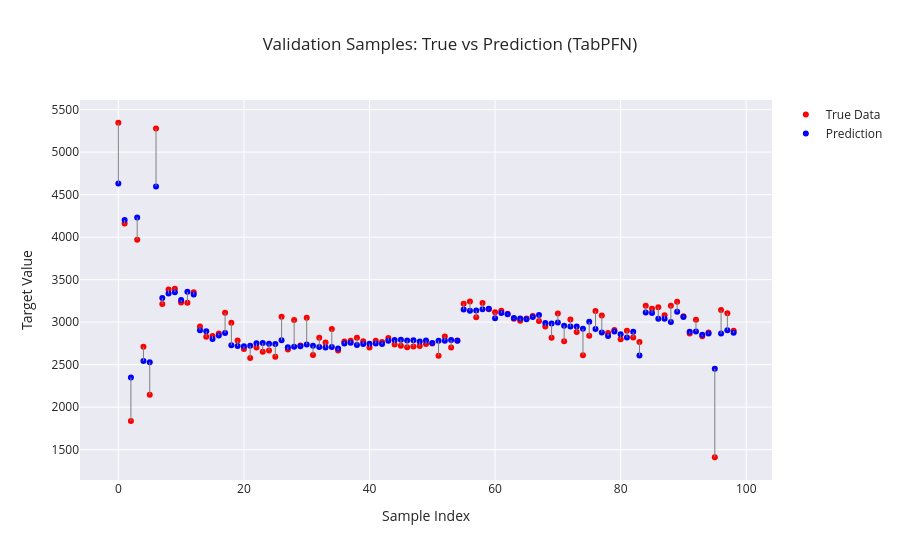

Notebook cell for this chart:
### Markdown cell above
# Check Validation Data

### Code cell
# Convert to numpy arrays
true_vals = np.array(y_dev).ravel()
pred_vals = np.array(final_pred).ravel()

# Sample index for plotting
sample_idx = np.arange(len(true_vals))

# Plot
fig = go.Figure()

fig.add_trace(go.Scatter(
    x=sample_idx, y=true_vals, mode="markers",
    name="True Data", marker=dict(color="red", size=6)
))

fig.add_trace(go.Scatter(
    x=sample_idx, y=pred_vals, mode="markers",
    name="Prediction", marker=dict(color="blue", size=6)
))

# Connecting lines (one per sample) 
for i in range(len(sample_idx)): 
    fig.add_trace(go.Scatter( 
        x=[sample_idx[i], sample_idx[i]], 
        y=[true_vals[i], pred_vals[i]], 
        mode="lines", 
        line=dict(color="gray", width=1), 
        showlegend=False
    ))

fig.update_layout(
    title="Validation Samples: True vs Prediction (TabPFN)",
    xaxis_title="Sample Index",
    yaxis_title="Target Value",
    template="seaborn"
)

fig.write_html("Graphs/TabPFN_Evaltrue.html")
fig.show()

### Figure 1 — Plotly figure (JSON) as saved in the notebook; plotly's stock layout.template omitted (floating-point values rounded to 4 significant figures)
{"data": [{"marker": {"color": "red", "size": 6}, "mode": "markers", "name": "True Data", "type": "scatter", "x": [0, 1, 2, 3, 4, 5, 6, 7, 8, 9, 10, 11, 12, 13, 14, 15, 16, 17, 18, 19, 20, 21, 22, 23, 24, 25, 26, 27, 28, 29, 30, 31, 32, 33, 34, 35, 36, 37, 38, 39, 40, 41, 42, 43, 44, 45, 46, 47, 48, 49, 50, 51, 52, 53, 54, 55, 56, 57, 58, 59, 60, 61, 62, 63, 64, 65, 66, 67, 68, 69, 70, 71, 72, 73, 74, 75, 76, 77, 78, 79, 80, 81, 82, 83, 84, 85, 86, 87, 88, 89, 90, 91, 92, 93, 94, 95, 96, 97, 98], "y": [5346.0, 4161.0, 1836.0, 3970.0, 2710.0, 2145.0, 5278.0, 3215.0, 3385.0, 3394.0, 3232.0, 3229.0, 3353.0, 2948.0, 2827.0, 2836.0, 2867.0, 3112.0, 2992.0, 2784.0, 2683.0, 2578.0, 2702.0, 2652.0, 2665.0, 2594.0, 3063.0, 2678.0, 3025.0, 2727.0, 3052.0, 2614.0, 2816.0, 2762.0, 2919.0, 2667.0, 2771.0, 2782.0, 2816.0, 2775.0, 2701.0, 2782.0, 2765.0, 2815.0, 2738.0, 2723.0, 2703.0, 2715.0, 2720.0, 2744.0, 2748.0, 2604.0, 2830.0, 2702.0, 2784.0, 3218.0, 3242.0, 3057.0, 3227.0, 3152.0, 3116.0, 3135.0, 3099.0, 3040.0, 3017.0, 3043.0, 3074.0, 3015.0, 2948.0, 2818.0, 3101.0, 2775.0, 3032.0, 2883.0, 2611.0, 2840.0, 3132.0, 3080.0, 2871.0, 2907.0, 2798.0, 2899.0, 2821.0, 2766.0, 3192.0, 3159.0, 3175.0, 3080.0, 3193.0, 3241.0, 3070.0, 2866.0, 3029.0, 2835.0, 2879.0, 1410.0, 3142.0, 3105.0, 2898.0]}, {"marker": {"color": "blue", "size": 6}, "mode": "markers", "name": "Prediction", "type": "scatter", "x": [0, 1, 2, 3, 4, 5, 6, 7, 8, 9, 10, 11, 12, 13, 14, 15, 16, 17, 18, 19, 20, 21, 22, 23, 24, 25, 26, 27, 28, 29, 30, 31, 32, 33, 34, 35, 36, 37, 38, 39, 40, 41, 42, 43, 44, 45, 46, 47, 48, 49, 50, 51, 52, 53, 54, 55, 56, 57, 58, 59, 60, 61, 62, 63, 64, 65, 66, 67, 68, 69, 70, 71, 72, 73, 74, 75, 76, 77, 78, 79, 80, 81, 82, 83, 84, 85, 86, 87, 88, 89, 90, 91, 92, 93, 94, 95, 96, 97, 98], "y": [4631.0, 4202.0, 2348.0, 4233.0, 2543.0, 2527.0, 4597.0, 3284.0, 3337.0, 3352.0, 3260.0, 3359.0, 3325.0, 2904.0, 2893.0, 2800.0, 2844.0, 2873.0, 2729.0, 2720.0, 2717.0, 2722.0, 2751.0, 2756.0, 2747.0, 2742.0, 2787.0, 2705.0, 2712.0, 2718.0, 2737.0, 2722.0, 2707.0, 2702.0, 2707.0, 2691.0, 2749.0, 2758.0, 2732.0, 2744.0, 2747.0, 2748.0, 2743.0, 2782.0, 2789.0, 2794.0, 2785.0, 2788.0, 2772.0, 2785.0, 2754.0, 2782.0, 2782.0, 2790.0, 2781.0, 3150.0, 3133.0, 3138.0, 3151.0, 3159.0, 3047.0, 3108.0, 3093.0, 3049.0, 3042.0, 3034.0, 3060.0, 3085.0, 2989.0, 2984.0, 2994.0, 2959.0, 2948.0, 2948.0, 2922.0, 3004.0, 2920.0, 2878.0, 2836.0, 2891.0, 2858.0, 2818.0, 2886.0, 2608.0, 3114.0, 3107.0, 3041.0, 3039.0, 3001.0, 3122.0, 3062.0, 2887.0, 2891.0, 2851.0, 2867.0, 2453.0, 2866.0, 2905.0, 2874.0]}, {"line": {"color": "gray", "width": 1}, "mode": "lines", "showlegend": false, "type": "scatter", "x": [0, 0], "y": [5346.0, 4631.0]}, {"line": {"color": "gray", "width": 1}, "mode": "lines", "showlegend": false, "type": "scatter", "x": [1, 1], "y": [4161.0, 4202.0]}, {"line": {"color": "gray", "width": 1}, "mode": "lines", "showlegend": false, "type": "scatter", "x": [2, 2], "y": [1836.0, 2348.0]}, {"line": {"color": "gray", "width": 1}, "mode": "lines", "showlegend": false, "type": "scatter", "x": [3, 3], "y": [3970.0, 4233.0]}, {"line": {"color": "gray", "width": 1}, "mode": "lines", "showlegend": false, "type": "scatter", "x": [4, 4], "y": [2710.0, 2543.0]}, {"line": {"color": "gray", "width": 1}, "mode": "lines", "showlegend": false, "type": "scatter", "x": [5, 5], "y": [2145.0, 2527.0]}, {"line": {"color": "gray", "width": 1}, "mode": "lines", "showlegend": false, "type": "scatter", "x": [6, 6], "y": [5278.0, 4597.0]}, {"line": {"color": "gray", "width": 1}, "mode": "lines", "showlegend": false, "type": "scatter", "x": [7, 7], "y": [3215, 3284.0]}, {"line": {"color": "gray", "width": 1}, "mode": "lines", "showlegend": false, "type": "scatter", "x": [8, 8], "y": [3385.0, 3337.0]}, {"line": {"color": "gray", "width": 1}, "mode": "lines", "showlegend": false, "type": "scatter", "x": [9, 9], "y": [3394.0, 3352.0]}, {"line": {"color": "gray", "width": 1}, "mode": "lines", "showlegend": false, "type": "scatter", "x": [10, 10], "y": [3232.0, 3260.0]}, {"line": {"color": "gray", "width": 1}, "mode": "lines", "showlegend": false, "type": "scatter", "x": [11, 11], "y": [3229.0, 3359.0]}, {"line": {"color": "gray", "width": 1}, "mode": "lines", "showlegend": false, "type": "scatter", "x": [12, 12], "y": [3353, 3325.0]}, {"line": {"color": "gray", "width": 1}, "mode": "lines", "showlegend": false, "type": "scatter", "x": [13, 13], "y": [2948, 2904.0]}, {"line": {"color": "gray", "width": 1}, "mode": "lines", "showlegend": false, "type": "scatter", "x": [14, 14], "y": [2827.0, 2893.0]}, {"line": {"color": "gray", "width": 1}, "mode": "lines", "showlegend": false, "type": "scatter", "x": [15, 15], "y": [2836.0, 2800.0]}, {"line": {"color": "gray", "width": 1}, "mode": "lines", "showlegend": false, "type": "scatter", "x": [16, 16], "y": [2867.0, 2844.0]}, {"line": {"color": "gray", "width": 1}, "mode": "lines", "showlegend": false, "type": "scatter", "x": [17, 17], "y": [3112.0, 2873.0]}, {"line": {"color": "gray", "width": 1}, "mode": "lines", "showlegend": false, "type": "scatter", "x": [18, 18], "y": [2992.0, 2729.0]}, {"line": {"color": "gray", "width": 1}, "mode": "lines", "showlegend": false, "type": "scatter", "x": [19, 19], "y": [2784.0, 2720.0]}, {"line": {"color": "gray", "width": 1}, "mode": "lines", "showlegend": false, "type": "scatter", "x": [20, 20], "y": [2683.0, 2717.0]}, {"line": {"color": "gray", "width": 1}, "mode": "lines", "showlegend": false, "type": "scatter", "x": [21, 21], "y": [2578.0, 2722.0]}, {"line": {"color": "gray", "width": 1}, "mode": "lines", "showlegend": false, "type": "scatter", "x": [22, 22], "y": [2702.0, 2751.0]}, {"line": {"color": "gray", "width": 1}, "mode": "lines", "showlegend": false, "type": "scatter", "x": [23, 23], "y": [2652, 2756.0]}, {"line": {"color": "gray", "width": 1}, "mode": "lines", "showlegend": false, "type": "scatter", "x": [24, 24], "y": [2665.0, 2747.0]}, {"line": {"color": "gray", "width": 1}, "mode": "lines", "showlegend": false, "type": "scatter", "x": [25, 25], "y": [2594, 2742.0]}, {"line": {"color": "gray", "width": 1}, "mode": "lines", "showlegend": false, "type": "scatter", "x": [26, 26], "y": [3063.0, 2787.0]}, {"line": {"color": "gray", "width": 1}, "mode": "lines", "showlegend": false, "type": "scatter", "x": [27, 27], "y": [2678.0, 2705.0]}, {"line": {"color": "gray", "width": 1}, "mode": "lines", "showlegend": false, "type": "scatter", "x": [28, 28], "y": [3025.0, 2712.0]}, {"line": {"color": "gray", "width": 1}, "mode": "lines", "showlegend": false, "type": "scatter", "x": [29, 29], "y": [2727.0, 2718.0]}, {"line": {"color": "gray", "width": 1}, "mode": "lines", "showlegend": false, "type": "scatter", "x": [30, 30], "y": [3052.0, 2737.0]}, {"line": {"color": "gray", "width": 1}, "mode": "lines", "showlegend": false, "type": "scatter", "x": [31, 31], "y": [2614.0, 2722.0]}, {"line": {"color": "gray", "width": 1}, "mode": "lines", "showlegend": false, "type": "scatter", "x": [32, 32], "y": [2816.0, 2707.0]}, {"line": {"color": "gray", "width": 1}, "mode": "lines", "showlegend": false, "type": "scatter", "x": [33, 33], "y": [2762, 2702.0]}, {"line": {"color": "gray", "width": 1}, "mode": "lines", "showlegend": false, "type": "scatter", "x": [34, 34], "y": [2919.0, 2707.0]}, {"line": {"color": "gray", "width": 1}, "mode": "lines", "showlegend": false, "type": "scatter", "x": [35, 35], "y": [2667.0, 2691.0]}, {"line": {"color": "gray", "width": 1}, "mode": "lines", "showlegend": false, "type": "scatter", "x": [36, 36], "y": [2771, 2749.0]}, {"line": {"color": "gray", "width": 1}, "mode": "lines", "showlegend": false, "type": "scatter", "x": [37, 37], "y": [2782.0, 2758.0]}, {"line": {"color": "gray", "width": 1}, "mode": "lines", "showlegend": false, "type": "scatter", "x": [38, 38], "y": [2816.0, 2732.0]}, {"line": {"color": "gray", "width": 1}, "mode": "lines", "showlegend": false, "type": "scatter", "x": [39, 39], "y": [2775.0, 2744.0]}, {"line": {"color": "gray", "width": 1}, "mode": "lines", "showlegend": false, "type": "scatter", "x": [40, 40], "y": [2701, 2747.0]}, {"line": {"color": "gray", "width": 1}, "mode": "lines", "showlegend": false, "type": "scatter", "x": [41, 41], "y": [2782.0, 2748.0]}, {"line": {"color": "gray", "width": 1}, "mode": "lines", "showlegend": false, "type": "scatter", "x": [42, 42], "y": [2765, 2743.0]}, {"line": {"color": "gray", "width": 1}, "mode": "lines", "showlegend": false, "type": "scatter", "x": [43, 43], "y": [2815.0, 2782.0]}, {"line": {"color": "gray", "width": 1}, "mode": "lines", "showlegend": false, "type": "scatter", "x": [44, 44], "y": [2738.0, 2789.0]}, {"line": {"color": "gray", "width": 1}, "mode": "lines", "showlegend": false, "type": "scatter", "x": [45, 45], "y": [2723.0, 2794.0]}, {"line": {"color": "gray", "width": 1}, "mode": "lines", "showlegend": false, "type": "scatter", "x": [46, 46], "y": [2703.0, 2785.0]}, {"line": {"color": "gray", "width": 1}, "mode": "lines", "showlegend": false, "type": "scatter", "x": [47, 47], "y": [2715.0, 2788.0]}, {"line": {"color": "gray", "width": 1}, "mode": "lines", "showlegend": false, "type": "scatter", "x": [48, 48], "y": [2720.0, 2772.0]}, {"line": {"color": "gray", "width": 1}, "mode": "lines", "showlegend": false, "type": "scatter", "x": [49, 49], "y": [2744.0, 2785.0]}, {"line": {"color": "gray", "width": 1}, "mode": "lines", "showlegend": false, "type": "scatter", "x": [50, 50], "y": [2748.0, 2754.0]}, {"line": {"color": "gray", "width": 1}, "mode": "lines", "showlegend": false, "type": "scatter", "x": [51, 51], "y": [2604.0, 2782.0]}, {"line": {"color": "gray", "width": 1}, "mode": "lines", "showlegend": false, "type": "scatter", "x": [52, 52], "y": [2830, 2782.0]}, {"line": {"color": "gray", "width": 1}, "mode": "lines", "showlegend": false, "type": "scatter", "x": [53, 53], "y": [2702.0, 2790.0]}, {"line": {"color": "gray", "width": 1}, "mode": "lines", "showlegend": false, "type": "scatter", "x": [54, 54], "y": [2784.0, 2781.0]}, {"line": {"color": "gray", "width": 1}, "mode": "lines", "showlegend": false, "type": "scatter", "x": [55, 55], "y": [3218.0, 3150.0]}, {"line": {"color": "gray", "width": 1}, "mode": "lines", "showlegend": false, "type": "scatter", "x": [56, 56], "y": [3242.0, 3133.0]}, {"line": {"color": "gray", "width": 1}, "mode": "lines", "showlegend": false, "type": "scatter", "x": [57, 57], "y": [3057.0, 3138.0]}, {"line": {"color": "gray", "width": 1}, "mode": "lines", "showlegend": false, "type": "scatter", "x": [58, 58], "y": [3227.0, 3151.0]}, {"line": {"color": "gray", "width": 1}, "mode": "lines", "showlegend": false, "type": "scatter", "x": [59, 59], "y": [3152, 3159.0]}, {"line": {"color": "gray", "width": 1}, "mode": "lines", "showlegend": false, "type": "scatter", "x": [60, 60], "y": [3116.0, 3047.0]}, {"line": {"color": "gray", "width": 1}, "mode": "lines", "showlegend": false, "type": "scatter", "x": [61, 61], "y": [3135.0, 3108.0]}, {"line": {"color": "gray", "width": 1}, "mode": "lines", "showlegend": false, "type": "scatter", "x": [62, 62], "y": [3099.0, 3093.0]}, {"line": {"color": "gray", "width": 1}, "mode": "lines", "showlegend": false, "type": "scatter", "x": [63, 63], "y": [3040.0, 3049.0]}, {"line": {"color": "gray", "width": 1}, "mode": "lines", "showlegend": false, "type": "scatter", "x": [64, 64], "y": [3017.0, 3042.0]}, {"line": {"color": "gray", "width": 1}, "mode": "lines", "showlegend": false, "type": "scatter", "x": [65, 65], "y": [3043.0, 3034.0]}, {"line": {"color": "gray", "width": 1}, "mode": "lines", "showlegend": false, "type": "scatter", "x": [66, 66], "y": [3074.0, 3060.0]}, {"line": {"color": "gray", "width": 1}, "mode": "lines", "showlegend": false, "type": "scatter", "x": [67, 67], "y": [3015, 3085.0]}, {"line": {"color": "gray", "width": 1}, "mode": "lines", "showlegend": false, "type": "scatter", "x": [68, 68], "y": [2948, 2989.0]}, {"line": {"color": "gray", "width": 1}, "mode": "lines", "showlegend": false, "type": "scatter", "x": [69, 69], "y": [2818.0, 2984.0]}, {"line": {"color": "gray", "width": 1}, "mode": "lines", "showlegend": false, "type": "scatter", "x": [70, 70], "y": [3101.0, 2994.0]}, {"line": {"color": "gray", "width": 1}, "mode": "lines", "showlegend": false, "type": "scatter", "x": [71, 71], "y": [2775.0, 2959.0]}, {"line": {"color": "gray", "width": 1}, "mode": "lines", "showlegend": false, "type": "scatter", "x": [72, 72], "y": [3032.0, 2948.0]}, {"line": {"color": "gray", "width": 1}, "mode": "lines", "showlegend": false, "type": "scatter", "x": [73, 73], "y": [2883.0, 2948.0]}, {"line": {"color": "gray", "width": 1}, "mode": "lines", "showlegend": false, "type": "scatter", "x": [74, 74], "y": [2611.0, 2922.0]}, {"line": {"color": "gray", "width": 1}, "mode": "lines", "showlegend": false, "type": "scatter", "x": [75, 75], "y": [2840.0, 3004.0]}, {"line": {"color": "gray", "width": 1}, "mode": "lines", "showlegend": false, "type": "scatter", "x": [76, 76], "y": [3132.0, 2920.0]}, {"line": {"color": "gray", "width": 1}, "mode": "lines", "showlegend": false, "type": "scatter", "x": [77, 77], "y": [3080.0, 2878.0]}, {"line": {"color": "gray", "width": 1}, "mode": "lines", "showlegend": false, "type": "scatter", "x": [78, 78], "y": [2871.0, 2836.0]}, {"line": {"color": "gray", "width": 1}, "mode": "lines", "showlegend": false, "type": "scatter", "x": [79, 79], "y": [2907.0, 2891.0]}, {"line": {"color": "gray", "width": 1}, "mode": "lines", "showlegend": false, "type": "scatter", "x": [80, 80], "y": [2798.0, 2858.0]}, {"line": {"color": "gray", "width": 1}, "mode": "lines", "showlegend": false, "type": "scatter", "x": [81, 81], "y": [2899, 2818.0]}, {"line": {"color": "gray", "width": 1}, "mode": "lines", "showlegend": false, "type": "scatter", "x": [82, 82], "y": [2821.0, 2886.0]}, {"line": {"color": "gray", "width": 1}, "mode": "lines", "showlegend": false, "type": "scatter", "x": [83, 83], "y": [2766.0, 2608.0]}, {"line": {"color": "gray", "width": 1}, "mode": "lines", "showlegend": false, "type": "scatter", "x": [84, 84], "y": [3192.0, 3114.0]}, {"line": {"color": "gray", "width": 1}, "mode": "lines", "showlegend": false, "type": "scatter", "x": [85, 85], "y": [3159.0, 3107.0]}, {"line": {"color": "gray", "width": 1}, "mode": "lines", "showlegend": false, "type": "scatter", "x": [86, 86], "y": [3175.0, 3041.0]}, {"line": {"color": "gray", "width": 1}, "mode": "lines", "showlegend": false, "type": "scatter", "x": [87, 87], "y": [3080.0, 3039.0]}, {"line": {"color": "gray", "width": 1}, "mode": "lines", "showlegend": false, "type": "scatter", "x": [88, 88], "y": [3193.0, 3001.0]}, {"line": {"color": "gray", "width": 1}, "mode": "lines", "showlegend": false, "type": "scatter", "x": [89, 89], "y": [3241.0, 3122.0]}, {"line": {"color": "gray", "width": 1}, "mode": "lines", "showlegend": false, "type": "scatter", "x": [90, 90], "y": [3070.0, 3062.0]}, {"line": {"color": "gray", "width": 1}, "mode": "lines", "showlegend": false, "type": "scatter", "x": [91, 91], "y": [2866.0, 2887.0]}, {"line": {"color": "gray", "width": 1}, "mode": "lines", "showlegend": false, "type": "scatter", "x": [92, 92], "y": [3029.0, 2891.0]}, {"line": {"color": "gray", "width": 1}, "mode": "lines", "showlegend": false, "type": "scatter", "x": [93, 93], "y": [2835, 2851.0]}, {"line": {"color": "gray", "width": 1}, "mode": "lines", "showlegend": false, "type": "scatter", "x": [94, 94], "y": [2879.0, 2867.0]}, {"line": {"color": "gray", "width": 1}, "mode": "lines", "showlegend": false, "type": "scatter", "x": [95, 95], "y": [1410.0, 2453.0]}, {"line": {"color": "gray", "width": 1}, "mode": "lines", "showlegend": false, "type": "scatter", "x": [96, 96], "y": [3142.0, 2866.0]}, {"line": {"color": "gray", "width": 1}, "mode": "lines", "showlegend": false, "type": "scatter", "x": [97, 97], "y": [3105.0, 2905.0]}, {"line": {"color": "gray", "width": 1}, "mode": "lines", "showlegend": false, "type": "scatter", "x": [98, 98], "y": [2898.0, 2874.0]}], "layout": {"title": {"text": "Validation Samples: True vs Prediction (TabPFN)"}, "xaxis": {"title": {"text": "Sample Index"}}, "yaxis": {"title": {"text": "Target Value"}}}}
